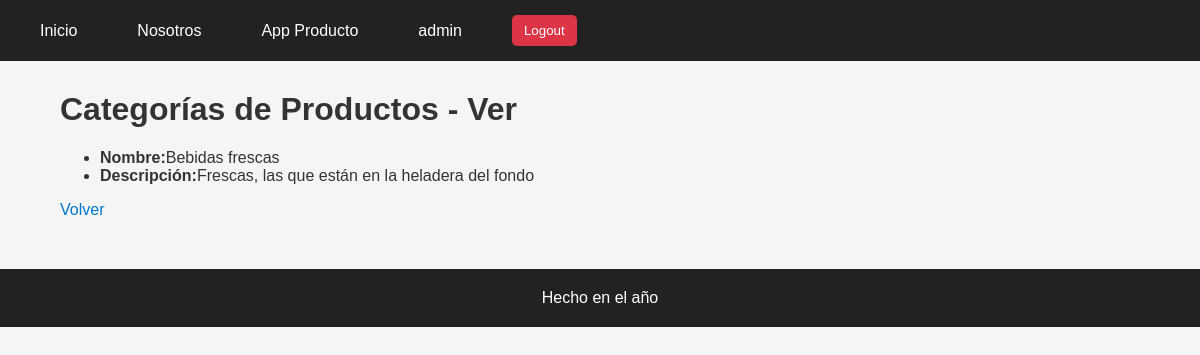
/producto/categoria/detail/1 (signed in), run on the app's committed database.
### producto/models.py (models this page shows, shortened)
class Categoria(models.Model):
    nombre = models.CharField(max_length=100, unique=True)
    descripcion = models.TextField(blank=True, default="", verbose_name="descripción")
    class Meta:
        verbose_name = "Categoría de Productos"
        verbose_name_plural = "Categorías de Productos"
        ordering = ("nombre",)

### producto/views/categorias.py (the view)
# urls.py: path("categoria/detail/<int:pk>", categorias.categoria_detail, name="categoria_detail"),
def categoria_detail(request: HttpRequest, pk: int) -> HttpResponse:
    categoria = get_object_or_404(Categoria, id=pk)
    return render(request, "producto/categoria_detail.html", {"categoria": categoria})

### producto/templates/producto/categoria_detail.html
{% extends "core/base.html" %}
{% block contenido %}
    <h1>Categorías de Productos - Ver</h1>
    <ul>
        <li><strong>Nombre:</strong>{{ categoria.nombre }}</li>
        <li><strong>Descripción:</strong>{{ categoria.descripcion }}</li>
    </ul>
    <a href="{% url 'producto:categoria_list' %}">Volver</a>
{% endblock contenido %}

### core/templates/core/components/navbar.html (shortened to what this page needs)
<nav class="navbar">
    <ul>
        <li><a href="{% url 'core:home' %}">Inicio</a></li>
        <li><a href="{% url 'core:about' %}">Nosotros</a></li>
        {% if user.is_authenticated %}
            <li><a href="{% url 'producto:home' %}">App Producto</a></li>
            <li><a href="#">{{ user.username }}</a></li>
            <li>
                <form action="{% url 'core:logout' %}" method="post">
                    <button type="submit">Logout</button>
                </form>
            </li>
        {% else %}
            <li><a href="{% url 'core:login' %}">Login</a></li>
        {% endif %}
    </ul>
</nav>

### core/static/core/style.css (style rules this page uses)
* { box-sizing: border-box; }
body { margin: 0; font-family: Arial, sans-serif; background-color: #f5f5f5; color: #333; }
nav { background-color: #222; padding: 15px 5%; }
nav a { color: white; text-decoration: none; margin-right: 20px; }
button, .btn { background-color: #650909; color: white; border: none; padding: 10px 16px; border-radius: 15px; cursor: pointer; }
a { color: #0077cc; text-decoration: none; }
.navbar a { color: white; }

### core/templates/core/components/navbar.html (style rules this page uses)
.navbar { background-color: #222; padding: 15px 30px; }
.navbar ul { list-style: none; margin: 0; padding: 0; display: flex; align-items: center; gap: 20px; }
.navbar li { margin: 0; }
.navbar a { color: white; text-decoration: none; padding: 8px 10px; }
.navbar button { background-color: #dc3545; color: white; border: none; padding: 8px 12px; border-radius: 5px; cursor: pointer; }

### data on the page
Categoria: nombre "Bebidas frescas", descripcion "Frescas, las que están en la heladera del fondo"

### other printed values
{{ user.username }} "admin"
